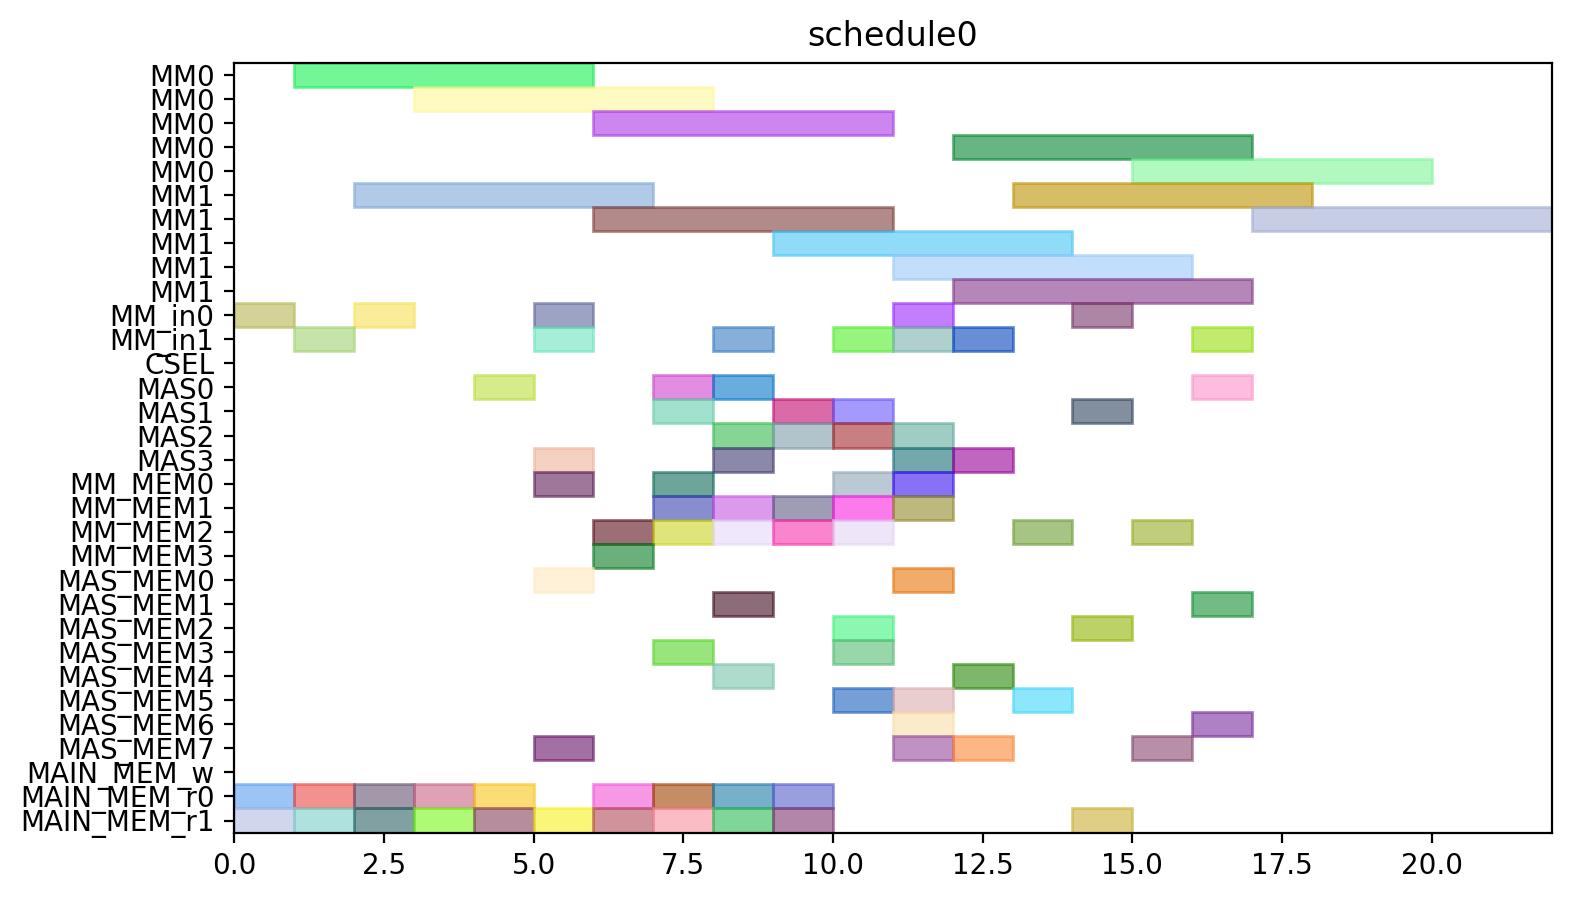

Here is the Python script that generated this plot:
from pyschedule import Scenario, solvers, plotters, alt


def solve():
	horizon = 120
	S = Scenario("schedule0", horizon=horizon)

	# resource
	MM = S.Resources('MM', num=2, size=5)
	MM_in = S.Resources('MM_in', num=2)
	CSEL = S.Resource('CSEL')
	MAS = S.Resources('MAS', num=4, size=1, periods=range(1, horizon))
	MM_MEM = S.Resources('MM_MEM', num=4)
	MAS_MEM = S.Resources('MAS_MEM', num=8)
	MAIN_MEM_w = S.Resource('MAIN_MEM_w', size=1)
	MAIN_MEM_r = S.Resources('MAIN_MEM_r', num=2)

	# result of previous scheduling

	# new tasks
	t0 = S.Task('t0', length=5, delay_cost=1)
	t0 += alt(MM)
	t0_in = S.Task('t0_in', length=1, delay_cost=1)
	t0_in += alt(MM_in)
	S += t0_in*MM_in[0]<=t0*MM[0]
	S += t0_in*MM_in[1]<=t0*MM[1]
	t0_mem0 = S.Task('t0_mem0', length=1, delay_cost=1)
	t0_mem0 += MAIN_MEM_r[0]
	S += t0_mem0 <= t0

	t0_mem1 = S.Task('t0_mem1', length=1, delay_cost=1)
	t0_mem1 += MAIN_MEM_r[1]
	S += t0_mem1 <= t0

	t1 = S.Task('t1', length=5, delay_cost=1)
	t1 += alt(MM)
	t1_in = S.Task('t1_in', length=1, delay_cost=1)
	t1_in += alt(MM_in)
	S += t1_in*MM_in[0]<=t1*MM[0]
	S += t1_in*MM_in[1]<=t1*MM[1]
	t1_mem0 = S.Task('t1_mem0', length=1, delay_cost=1)
	t1_mem0 += MAIN_MEM_r[0]
	S += t1_mem0 <= t1

	t1_mem1 = S.Task('t1_mem1', length=1, delay_cost=1)
	t1_mem1 += MAIN_MEM_r[1]
	S += t1_mem1 <= t1

	t2 = S.Task('t2', length=5, delay_cost=1)
	t2 += alt(MM)
	t2_in = S.Task('t2_in', length=1, delay_cost=1)
	t2_in += alt(MM_in)
	S += t2_in*MM_in[0]<=t2*MM[0]
	S += t2_in*MM_in[1]<=t2*MM[1]
	t2_mem0 = S.Task('t2_mem0', length=1, delay_cost=1)
	t2_mem0 += MAIN_MEM_r[0]
	S += t2_mem0 <= t2

	t2_mem1 = S.Task('t2_mem1', length=1, delay_cost=1)
	t2_mem1 += MAIN_MEM_r[1]
	S += t2_mem1 <= t2

	t3 = S.Task('t3', length=1, delay_cost=1)
	t3 += alt(MAS)
	t3_mem0 = S.Task('t3_mem0', length=1, delay_cost=1)
	t3_mem0 += MAIN_MEM_r[0]
	S += t3_mem0 <= t3

	t3_mem1 = S.Task('t3_mem1', length=1, delay_cost=1)
	t3_mem1 += MAIN_MEM_r[1]
	S += t3_mem1 <= t3

	t4 = S.Task('t4', length=1, delay_cost=1)
	t4 += alt(MAS)
	t4_mem0 = S.Task('t4_mem0', length=1, delay_cost=1)
	t4_mem0 += MAIN_MEM_r[0]
	S += t4_mem0 <= t4

	t4_mem1 = S.Task('t4_mem1', length=1, delay_cost=1)
	t4_mem1 += MAIN_MEM_r[1]
	S += t4_mem1 <= t4

	t8 = S.Task('t8', length=1, delay_cost=1)
	t8 += alt(MAS)
	t8_mem0 = S.Task('t8_mem0', length=1, delay_cost=1)
	t8_mem0 += MAIN_MEM_r[0]
	S += t8_mem0 <= t8

	t8_mem1 = S.Task('t8_mem1', length=1, delay_cost=1)
	t8_mem1 += MAIN_MEM_r[1]
	S += t8_mem1 <= t8

	t9 = S.Task('t9', length=1, delay_cost=1)
	t9 += alt(MAS)
	t9_mem0 = S.Task('t9_mem0', length=1, delay_cost=1)
	t9_mem0 += MAIN_MEM_r[0]
	S += t9_mem0 <= t9

	t9_mem1 = S.Task('t9_mem1', length=1, delay_cost=1)
	t9_mem1 += MAIN_MEM_r[1]
	S += t9_mem1 <= t9

	t13 = S.Task('t13', length=1, delay_cost=1)
	t13 += alt(MAS)
	t13_mem0 = S.Task('t13_mem0', length=1, delay_cost=1)
	t13_mem0 += MAIN_MEM_r[0]
	S += t13_mem0 <= t13

	t13_mem1 = S.Task('t13_mem1', length=1, delay_cost=1)
	t13_mem1 += MAIN_MEM_r[1]
	S += t13_mem1 <= t13

	t14 = S.Task('t14', length=1, delay_cost=1)
	t14 += alt(MAS)
	t14_mem0 = S.Task('t14_mem0', length=1, delay_cost=1)
	t14_mem0 += MAIN_MEM_r[0]
	S += t14_mem0 <= t14

	t14_mem1 = S.Task('t14_mem1', length=1, delay_cost=1)
	t14_mem1 += MAIN_MEM_r[1]
	S += t14_mem1 <= t14

	t5 = S.Task('t5', length=5, delay_cost=1)
	t5 += alt(MM)
	t5_in = S.Task('t5_in', length=1, delay_cost=1)
	t5_in += alt(MM_in)
	S += t5_in*MM_in[0]<=t5*MM[0]
	S += t5_in*MM_in[1]<=t5*MM[1]
	t5_mem0 = S.Task('t5_mem0', length=1, delay_cost=1)
	t5_mem0 += alt(MAS_MEM)
	S += (t3*MAS[0])-1 < t5_mem0*MAS_MEM[0]
	S += (t3*MAS[1])-1 < t5_mem0*MAS_MEM[2]
	S += (t3*MAS[2])-1 < t5_mem0*MAS_MEM[4]
	S += (t3*MAS[3])-1 < t5_mem0*MAS_MEM[6]
	S += t5_mem0 <= t5

	t5_mem1 = S.Task('t5_mem1', length=1, delay_cost=1)
	t5_mem1 += alt(MAS_MEM)
	S += (t4*MAS[0])-1 < t5_mem1*MAS_MEM[1]
	S += (t4*MAS[1])-1 < t5_mem1*MAS_MEM[3]
	S += (t4*MAS[2])-1 < t5_mem1*MAS_MEM[5]
	S += (t4*MAS[3])-1 < t5_mem1*MAS_MEM[7]
	S += t5_mem1 <= t5

	t6 = S.Task('t6', length=1, delay_cost=1)
	t6 += alt(MAS)
	t6_mem0 = S.Task('t6_mem0', length=1, delay_cost=1)
	t6_mem0 += alt(MM_MEM)
	S += (t0*MM[0])-1 < t6_mem0*MM_MEM[0]
	S += (t0*MM[1])-1 < t6_mem0*MM_MEM[2]
	S += t6_mem0 <= t6

	t6_mem1 = S.Task('t6_mem1', length=1, delay_cost=1)
	t6_mem1 += alt(MM_MEM)
	S += (t1*MM[0])-1 < t6_mem1*MM_MEM[1]
	S += (t1*MM[1])-1 < t6_mem1*MM_MEM[3]
	S += t6_mem1 <= t6

	t10 = S.Task('t10', length=5, delay_cost=1)
	t10 += alt(MM)
	t10_in = S.Task('t10_in', length=1, delay_cost=1)
	t10_in += alt(MM_in)
	S += t10_in*MM_in[0]<=t10*MM[0]
	S += t10_in*MM_in[1]<=t10*MM[1]
	t10_mem0 = S.Task('t10_mem0', length=1, delay_cost=1)
	t10_mem0 += alt(MAS_MEM)
	S += (t8*MAS[0])-1 < t10_mem0*MAS_MEM[0]
	S += (t8*MAS[1])-1 < t10_mem0*MAS_MEM[2]
	S += (t8*MAS[2])-1 < t10_mem0*MAS_MEM[4]
	S += (t8*MAS[3])-1 < t10_mem0*MAS_MEM[6]
	S += t10_mem0 <= t10

	t10_mem1 = S.Task('t10_mem1', length=1, delay_cost=1)
	t10_mem1 += alt(MAS_MEM)
	S += (t9*MAS[0])-1 < t10_mem1*MAS_MEM[1]
	S += (t9*MAS[1])-1 < t10_mem1*MAS_MEM[3]
	S += (t9*MAS[2])-1 < t10_mem1*MAS_MEM[5]
	S += (t9*MAS[3])-1 < t10_mem1*MAS_MEM[7]
	S += t10_mem1 <= t10

	t11 = S.Task('t11', length=1, delay_cost=1)
	t11 += alt(MAS)
	t11_mem0 = S.Task('t11_mem0', length=1, delay_cost=1)
	t11_mem0 += alt(MM_MEM)
	S += (t1*MM[0])-1 < t11_mem0*MM_MEM[0]
	S += (t1*MM[1])-1 < t11_mem0*MM_MEM[2]
	S += t11_mem0 <= t11

	t11_mem1 = S.Task('t11_mem1', length=1, delay_cost=1)
	t11_mem1 += alt(MM_MEM)
	S += (t2*MM[0])-1 < t11_mem1*MM_MEM[1]
	S += (t2*MM[1])-1 < t11_mem1*MM_MEM[3]
	S += t11_mem1 <= t11

	t15 = S.Task('t15', length=5, delay_cost=1)
	t15 += alt(MM)
	t15_in = S.Task('t15_in', length=1, delay_cost=1)
	t15_in += alt(MM_in)
	S += t15_in*MM_in[0]<=t15*MM[0]
	S += t15_in*MM_in[1]<=t15*MM[1]
	t15_mem0 = S.Task('t15_mem0', length=1, delay_cost=1)
	t15_mem0 += alt(MAS_MEM)
	S += (t13*MAS[0])-1 < t15_mem0*MAS_MEM[0]
	S += (t13*MAS[1])-1 < t15_mem0*MAS_MEM[2]
	S += (t13*MAS[2])-1 < t15_mem0*MAS_MEM[4]
	S += (t13*MAS[3])-1 < t15_mem0*MAS_MEM[6]
	S += t15_mem0 <= t15

	t15_mem1 = S.Task('t15_mem1', length=1, delay_cost=1)
	t15_mem1 += alt(MAS_MEM)
	S += (t14*MAS[0])-1 < t15_mem1*MAS_MEM[1]
	S += (t14*MAS[1])-1 < t15_mem1*MAS_MEM[3]
	S += (t14*MAS[2])-1 < t15_mem1*MAS_MEM[5]
	S += (t14*MAS[3])-1 < t15_mem1*MAS_MEM[7]
	S += t15_mem1 <= t15

	t16 = S.Task('t16', length=1, delay_cost=1)
	t16 += alt(MAS)
	t16_mem0 = S.Task('t16_mem0', length=1, delay_cost=1)
	t16_mem0 += alt(MM_MEM)
	S += (t0*MM[0])-1 < t16_mem0*MM_MEM[0]
	S += (t0*MM[1])-1 < t16_mem0*MM_MEM[2]
	S += t16_mem0 <= t16

	t16_mem1 = S.Task('t16_mem1', length=1, delay_cost=1)
	t16_mem1 += alt(MM_MEM)
	S += (t2*MM[0])-1 < t16_mem1*MM_MEM[1]
	S += (t2*MM[1])-1 < t16_mem1*MM_MEM[3]
	S += t16_mem1 <= t16

	t18 = S.Task('t18', length=1, delay_cost=1)
	t18 += alt(MAS)
	t18_mem0 = S.Task('t18_mem0', length=1, delay_cost=1)
	t18_mem0 += alt(MM_MEM)
	S += (t0*MM[0])-1 < t18_mem0*MM_MEM[0]
	S += (t0*MM[1])-1 < t18_mem0*MM_MEM[2]
	S += t18_mem0 <= t18

	t18_mem1 = S.Task('t18_mem1', length=1, delay_cost=1)
	t18_mem1 += alt(MM_MEM)
	S += (t0*MM[0])-1 < t18_mem1*MM_MEM[1]
	S += (t0*MM[1])-1 < t18_mem1*MM_MEM[3]
	S += t18_mem1 <= t18

	t20 = S.Task('t20', length=5, delay_cost=1)
	t20 += alt(MM)
	t20_in = S.Task('t20_in', length=1, delay_cost=1)
	t20_in += alt(MM_in)
	S += t20_in*MM_in[0]<=t20*MM[0]
	S += t20_in*MM_in[1]<=t20*MM[1]
	t20_mem0 = S.Task('t20_mem0', length=1, delay_cost=1)
	t20_mem0 += alt(MM_MEM)
	S += (t2*MM[0])-1 < t20_mem0*MM_MEM[0]
	S += (t2*MM[1])-1 < t20_mem0*MM_MEM[2]
	S += t20_mem0 <= t20

	t20_mem1 = S.Task('t20_mem1', length=1, delay_cost=1)
	t20_mem1 += MAIN_MEM_r[1]
	S += t20_mem1 <= t20

	t7 = S.Task('t7', length=1, delay_cost=1)
	t7 += alt(MAS)
	t7_mem0 = S.Task('t7_mem0', length=1, delay_cost=1)
	t7_mem0 += alt(MM_MEM)
	S += (t5*MM[0])-1 < t7_mem0*MM_MEM[0]
	S += (t5*MM[1])-1 < t7_mem0*MM_MEM[2]
	S += t7_mem0 <= t7

	t7_mem1 = S.Task('t7_mem1', length=1, delay_cost=1)
	t7_mem1 += alt(MAS_MEM)
	S += (t6*MAS[0])-1 < t7_mem1*MAS_MEM[1]
	S += (t6*MAS[1])-1 < t7_mem1*MAS_MEM[3]
	S += (t6*MAS[2])-1 < t7_mem1*MAS_MEM[5]
	S += (t6*MAS[3])-1 < t7_mem1*MAS_MEM[7]
	S += t7_mem1 <= t7

	t12 = S.Task('t12', length=1, delay_cost=1)
	t12 += alt(MAS)
	t12_mem0 = S.Task('t12_mem0', length=1, delay_cost=1)
	t12_mem0 += alt(MM_MEM)
	S += (t10*MM[0])-1 < t12_mem0*MM_MEM[0]
	S += (t10*MM[1])-1 < t12_mem0*MM_MEM[2]
	S += t12_mem0 <= t12

	t12_mem1 = S.Task('t12_mem1', length=1, delay_cost=1)
	t12_mem1 += alt(MAS_MEM)
	S += (t11*MAS[0])-1 < t12_mem1*MAS_MEM[1]
	S += (t11*MAS[1])-1 < t12_mem1*MAS_MEM[3]
	S += (t11*MAS[2])-1 < t12_mem1*MAS_MEM[5]
	S += (t11*MAS[3])-1 < t12_mem1*MAS_MEM[7]
	S += t12_mem1 <= t12

	t17 = S.Task('t17', length=1, delay_cost=1)
	t17 += alt(MAS)
	t17_mem0 = S.Task('t17_mem0', length=1, delay_cost=1)
	t17_mem0 += alt(MM_MEM)
	S += (t15*MM[0])-1 < t17_mem0*MM_MEM[0]
	S += (t15*MM[1])-1 < t17_mem0*MM_MEM[2]
	S += t17_mem0 <= t17

	t17_mem1 = S.Task('t17_mem1', length=1, delay_cost=1)
	t17_mem1 += alt(MAS_MEM)
	S += (t16*MAS[0])-1 < t17_mem1*MAS_MEM[1]
	S += (t16*MAS[1])-1 < t17_mem1*MAS_MEM[3]
	S += (t16*MAS[2])-1 < t17_mem1*MAS_MEM[5]
	S += (t16*MAS[3])-1 < t17_mem1*MAS_MEM[7]
	S += t17_mem1 <= t17

	t19 = S.Task('t19', length=1, delay_cost=1)
	t19 += alt(MAS)
	t19_mem0 = S.Task('t19_mem0', length=1, delay_cost=1)
	t19_mem0 += alt(MM_MEM)
	S += (t0*MM[0])-1 < t19_mem0*MM_MEM[0]
	S += (t0*MM[1])-1 < t19_mem0*MM_MEM[2]
	S += t19_mem0 <= t19

	t19_mem1 = S.Task('t19_mem1', length=1, delay_cost=1)
	t19_mem1 += alt(MAS_MEM)
	S += (t18*MAS[0])-1 < t19_mem1*MAS_MEM[1]
	S += (t18*MAS[1])-1 < t19_mem1*MAS_MEM[3]
	S += (t18*MAS[2])-1 < t19_mem1*MAS_MEM[5]
	S += (t18*MAS[3])-1 < t19_mem1*MAS_MEM[7]
	S += t19_mem1 <= t19

	t21 = S.Task('t21', length=1, delay_cost=1)
	t21 += alt(MAS)
	t21_mem0 = S.Task('t21_mem0', length=1, delay_cost=1)
	t21_mem0 += alt(MM_MEM)
	S += (t1*MM[0])-1 < t21_mem0*MM_MEM[0]
	S += (t1*MM[1])-1 < t21_mem0*MM_MEM[2]
	S += t21_mem0 <= t21

	t21_mem1 = S.Task('t21_mem1', length=1, delay_cost=1)
	t21_mem1 += alt(MM_MEM)
	S += (t20*MM[0])-1 < t21_mem1*MM_MEM[1]
	S += (t20*MM[1])-1 < t21_mem1*MM_MEM[3]
	S += t21_mem1 <= t21

	t22 = S.Task('t22', length=1, delay_cost=1)
	t22 += alt(MAS)
	t22_mem0 = S.Task('t22_mem0', length=1, delay_cost=1)
	t22_mem0 += alt(MM_MEM)
	S += (t1*MM[0])-1 < t22_mem0*MM_MEM[0]
	S += (t1*MM[1])-1 < t22_mem0*MM_MEM[2]
	S += t22_mem0 <= t22

	t22_mem1 = S.Task('t22_mem1', length=1, delay_cost=1)
	t22_mem1 += alt(MM_MEM)
	S += (t20*MM[0])-1 < t22_mem1*MM_MEM[1]
	S += (t20*MM[1])-1 < t22_mem1*MM_MEM[3]
	S += t22_mem1 <= t22

	t23 = S.Task('t23', length=5, delay_cost=1)
	t23 += alt(MM)
	t23_in = S.Task('t23_in', length=1, delay_cost=1)
	t23_in += alt(MM_in)
	S += t23_in*MM_in[0]<=t23*MM[0]
	S += t23_in*MM_in[1]<=t23*MM[1]
	t23_mem0 = S.Task('t23_mem0', length=1, delay_cost=1)
	t23_mem0 += alt(MAS_MEM)
	S += (t17*MAS[0])-1 < t23_mem0*MAS_MEM[0]
	S += (t17*MAS[1])-1 < t23_mem0*MAS_MEM[2]
	S += (t17*MAS[2])-1 < t23_mem0*MAS_MEM[4]
	S += (t17*MAS[3])-1 < t23_mem0*MAS_MEM[6]
	S += t23_mem0 <= t23

	t23_mem1 = S.Task('t23_mem1', length=1, delay_cost=1)
	t23_mem1 += MAIN_MEM_r[1]
	S += t23_mem1 <= t23

	t25 = S.Task('t25', length=5, delay_cost=1)
	t25 += alt(MM)
	t25_in = S.Task('t25_in', length=1, delay_cost=1)
	t25_in += alt(MM_in)
	S += t25_in*MM_in[0]<=t25*MM[0]
	S += t25_in*MM_in[1]<=t25*MM[1]
	t25_mem0 = S.Task('t25_mem0', length=1, delay_cost=1)
	t25_mem0 += alt(MAS_MEM)
	S += (t7*MAS[0])-1 < t25_mem0*MAS_MEM[0]
	S += (t7*MAS[1])-1 < t25_mem0*MAS_MEM[2]
	S += (t7*MAS[2])-1 < t25_mem0*MAS_MEM[4]
	S += (t7*MAS[3])-1 < t25_mem0*MAS_MEM[6]
	S += t25_mem0 <= t25

	t25_mem1 = S.Task('t25_mem1', length=1, delay_cost=1)
	t25_mem1 += alt(MAS_MEM)
	S += (t22*MAS[0])-1 < t25_mem1*MAS_MEM[1]
	S += (t22*MAS[1])-1 < t25_mem1*MAS_MEM[3]
	S += (t22*MAS[2])-1 < t25_mem1*MAS_MEM[5]
	S += (t22*MAS[3])-1 < t25_mem1*MAS_MEM[7]
	S += t25_mem1 <= t25

	t27 = S.Task('t27', length=5, delay_cost=1)
	t27 += alt(MM)
	t27_in = S.Task('t27_in', length=1, delay_cost=1)
	t27_in += alt(MM_in)
	S += t27_in*MM_in[0]<=t27*MM[0]
	S += t27_in*MM_in[1]<=t27*MM[1]
	t27_mem0 = S.Task('t27_mem0', length=1, delay_cost=1)
	t27_mem0 += alt(MAS_MEM)
	S += (t22*MAS[0])-1 < t27_mem0*MAS_MEM[0]
	S += (t22*MAS[1])-1 < t27_mem0*MAS_MEM[2]
	S += (t22*MAS[2])-1 < t27_mem0*MAS_MEM[4]
	S += (t22*MAS[3])-1 < t27_mem0*MAS_MEM[6]
	S += t27_mem0 <= t27

	t27_mem1 = S.Task('t27_mem1', length=1, delay_cost=1)
	t27_mem1 += alt(MAS_MEM)
	S += (t21*MAS[0])-1 < t27_mem1*MAS_MEM[1]
	S += (t21*MAS[1])-1 < t27_mem1*MAS_MEM[3]
	S += (t21*MAS[2])-1 < t27_mem1*MAS_MEM[5]
	S += (t21*MAS[3])-1 < t27_mem1*MAS_MEM[7]
	S += t27_mem1 <= t27

	t28 = S.Task('t28', length=5, delay_cost=1)
	t28 += alt(MM)
	t28_in = S.Task('t28_in', length=1, delay_cost=1)
	t28_in += alt(MM_in)
	S += t28_in*MM_in[0]<=t28*MM[0]
	S += t28_in*MM_in[1]<=t28*MM[1]
	t28_mem0 = S.Task('t28_mem0', length=1, delay_cost=1)
	t28_mem0 += alt(MAS_MEM)
	S += (t19*MAS[0])-1 < t28_mem0*MAS_MEM[0]
	S += (t19*MAS[1])-1 < t28_mem0*MAS_MEM[2]
	S += (t19*MAS[2])-1 < t28_mem0*MAS_MEM[4]
	S += (t19*MAS[3])-1 < t28_mem0*MAS_MEM[6]
	S += t28_mem0 <= t28

	t28_mem1 = S.Task('t28_mem1', length=1, delay_cost=1)
	t28_mem1 += alt(MAS_MEM)
	S += (t7*MAS[0])-1 < t28_mem1*MAS_MEM[1]
	S += (t7*MAS[1])-1 < t28_mem1*MAS_MEM[3]
	S += (t7*MAS[2])-1 < t28_mem1*MAS_MEM[5]
	S += (t7*MAS[3])-1 < t28_mem1*MAS_MEM[7]
	S += t28_mem1 <= t28

	t29 = S.Task('t29', length=5, delay_cost=1)
	t29 += alt(MM)
	t29_in = S.Task('t29_in', length=1, delay_cost=1)
	t29_in += alt(MM_in)
	S += t29_in*MM_in[0]<=t29*MM[0]
	S += t29_in*MM_in[1]<=t29*MM[1]
	t29_mem0 = S.Task('t29_mem0', length=1, delay_cost=1)
	t29_mem0 += alt(MAS_MEM)
	S += (t21*MAS[0])-1 < t29_mem0*MAS_MEM[0]
	S += (t21*MAS[1])-1 < t29_mem0*MAS_MEM[2]
	S += (t21*MAS[2])-1 < t29_mem0*MAS_MEM[4]
	S += (t21*MAS[3])-1 < t29_mem0*MAS_MEM[6]
	S += t29_mem0 <= t29

	t29_mem1 = S.Task('t29_mem1', length=1, delay_cost=1)
	t29_mem1 += alt(MAS_MEM)
	S += (t12*MAS[0])-1 < t29_mem1*MAS_MEM[1]
	S += (t12*MAS[1])-1 < t29_mem1*MAS_MEM[3]
	S += (t12*MAS[2])-1 < t29_mem1*MAS_MEM[5]
	S += (t12*MAS[3])-1 < t29_mem1*MAS_MEM[7]
	S += t29_mem1 <= t29

	solvers.mip.solve(S,msg=1,kind='CPLEX',ratio_gap=1.01)

	solution = [['hoge']*len(S.solution()[1]) for i in range(len(S.solution()))]
	for i in range(len(S.solution())):
		for j in range(len(S.solution()[i])):
			solution[i][j]=str(S.solution()[i][j])
	print(solution)

	cycles = int(solution[-1][3])

	pic_file_name = "/home/mfukuda/ABE/multiRAM_multiMAS_16mux/scheduling_result/stage5MM2_stage1MAS4/EP_ADD_A_0/schedule0.png"
	if(S.solution() != []):
		plotters.matplotlib.plot(S,img_filename=pic_file_name, show_task_labels=False, fig_size=(cycles*0.25+3, 5))

	return solution
